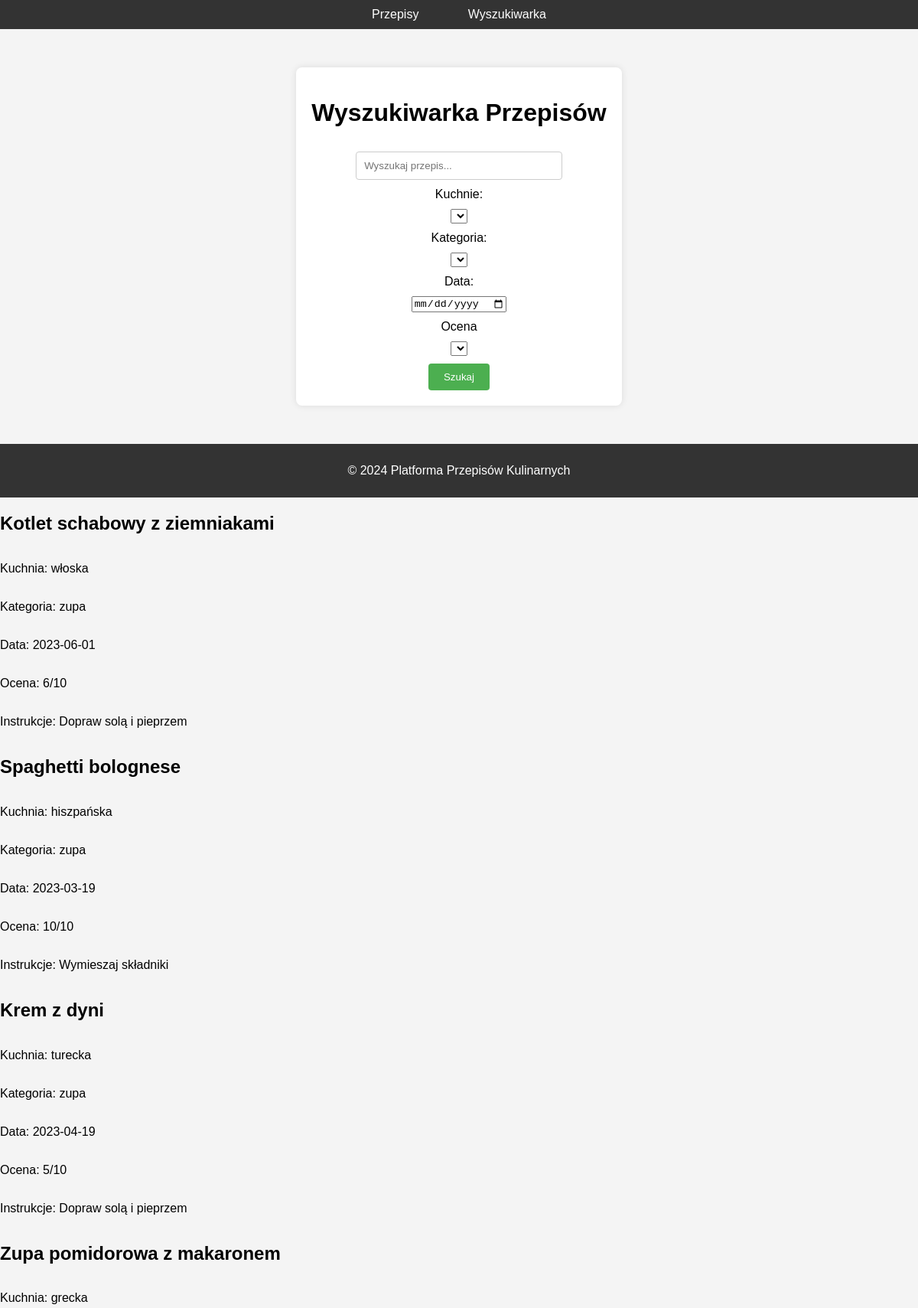
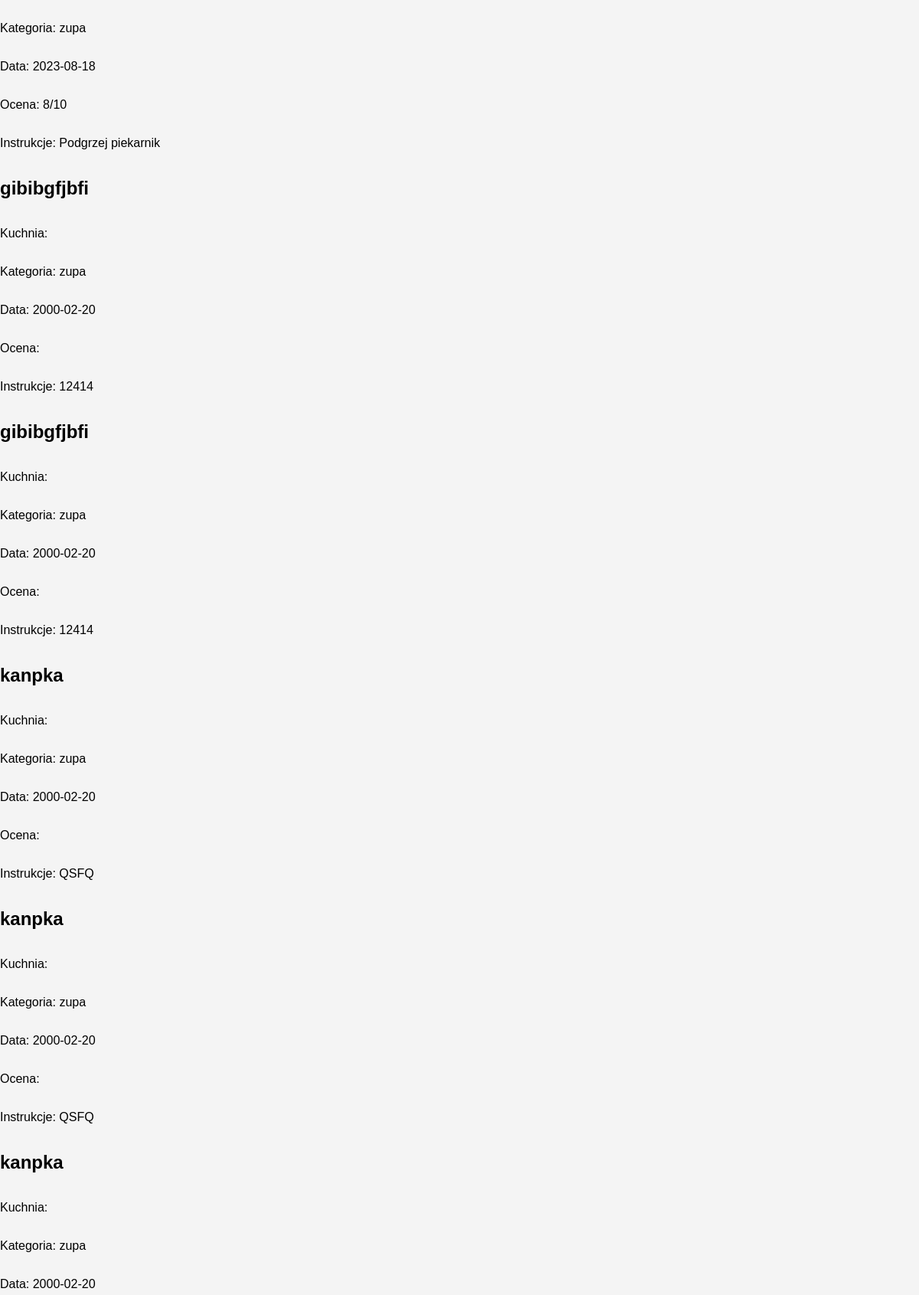
The app's page /platforma_kulinarna/kuchnia/wyszukiwarka.php?category=zupa (upper part) with its own data (2 pictures, top to bottom).
### tables this page shows
CREATE TABLE `kuchnia1` (
  `id` int(11) NOT NULL,
  `nazwa` varchar(36) DEFAULT NULL,
  `kategoria` varchar(12) DEFAULT NULL,
  `kuchnie` varchar(11) DEFAULT NULL,
  `data` date DEFAULT NULL,
  `ocena` varchar(5) DEFAULT NULL,
  `instrukcje` varchar(26) DEFAULT NULL
);

### platforma_kulinarna/kuchnia/wyszukiwarka.php (the view, shortened to what this page needs)
<!DOCTYPE html>
<html lang="en">
<head>
    <link rel="stylesheet" href="style1.css">
</head>
<header>
    <nav>
        <a href="strona1.html">Przepisy</a>
        <a href="wyszukiwarka.html">Wyszukiwarka</a>
    </nav>
</header>
<body>
    <div class="container">
        <h1>Wyszukiwarka Przepisów</h1>
        <form action="#" method="GET">
            <input type="text" name="search_query" placeholder="Wyszukaj przepis...">
            <br>
            <label for="Cuisines">Kuchnie:</label>
            <select id="Cuisines" name="Cuisines">
            </select>
            <label for="recipe-category">Kategoria:</label>
                <select id="recipe-category" name="category">
                </select>
            <br>
            <label for="date">Data:</label>
            <input type="date" id="date" name="date">
            <label for="rating">Ocena</label>
                <select id="rating" name="rating">
                </select>
            <br>
            <input type="submit" name="submit" value="Szukaj">
        </form>
    </div>
    <footer>
        <p>&copy; 2024 Platforma Przepisów Kulinarnych</p>
    </footer>
    <?php
    $servername = "localhost";
    $username = "root";
    $password = "";
    $dbname = "kuchnia1";
    $conn = new mysqli($servername, $username, $password, $dbname);
    $search_query = $_GET['search_query'] ?? '';
    $category = $_GET['category'] ?? '';
    $sql = "SELECT * FROM kuchnia1 WHERE nazwa LIKE '%$search_query%'";
    if (!empty($category)) {
        $sql .= " AND kategoria = '$category'";
    }
    $result = $conn->query($sql);
    if ($result->num_rows > 0) {
        while ($row = $result->fetch_assoc()) {
            echo "<h2>" . $row["nazwa"] . "</h2>";
            echo "<p>Kuchnia: " . $row["kuchnie"] . "</p>";
            echo "<p>Kategoria: " . $row["kategoria"] . "</p>";
            echo "<p>Data: " . $row["data"] . "</p>";
            echo "<p>Ocena: " . $row["ocena"] . "</p>";
            echo "<p>Instrukcje: " . $row["instrukcje"] . "</p>";
        }
    } else {
        echo "Brak wyników spełniających kryteria wyszukiwania.";
    }
    ?>
</body>
</html>

### platforma_kulinarna/kuchnia/style1.css (style rules this page uses)
body { font-family: Arial, sans-serif; margin: 0; padding: 0; background-color: #f4f4f4; display: flex; flex-direction: column; min-height: 100vh; }
header { background-color: #333; padding: 10px 0; }
header nav { text-align: center; }
header nav a { color: #fff; text-decoration: none; padding: 10px 20px; margin: 0 10px; }
.container { max-width: 600px; margin: 50px auto; background-color: #fff; padding: 20px; border-radius: 8px; box-shadow: 0 0 10px rgba(0, 0, 0, 0.1); }
h1 { text-align: center; }
form { text-align: center; }
input[type="text"] { width: 70%; padding: 10px; margin-top: 10px; border: 1px solid #ccc; border-radius: 4px; box-sizing: border-box; }
input[type="submit"] { background-color: #4CAF50; color: white; padding: 10px 20px; border: none; border-radius: 4px; cursor: pointer; margin-top: 10px; }
form label { display: block; margin-bottom: 10px; }
label { margin-top: 10px; }
footer { background-color: #333; color: white; text-align: center; padding: 10px; margin-top: auto; }

### records on screen
kuchnia1: nazwa "Kotlet schabowy z ziemniakami", kuchnie "włoska", kategoria "zupa", data "2023-06-01", ocena "6/10", instrukcje "Dopraw solą i pieprzem"
kuchnia1: nazwa "Spaghetti bolognese", kuchnie "hiszpańska", kategoria "zupa", data "2023-03-19", ocena "10/10", instrukcje "Wymieszaj składniki"
kuchnia1: nazwa "Krem z dyni", kuchnie "turecka", kategoria "zupa", data "2023-04-19", ocena "5/10", instrukcje "Dopraw solą i pieprzem"
kuchnia1: nazwa "Zupa pomidorowa z makaronem", kuchnie "grecka", kategoria "zupa", data "2023-08-18", ocena "8/10", instrukcje "Podgrzej piekarnik"
kuchnia1: nazwa "gibibgfjbfi", kategoria "zupa", data "2000-02-20", instrukcje "12414"
kuchnia1: nazwa "gibibgfjbfi", kategoria "zupa", data "2000-02-20", instrukcje "12414"
kuchnia1: nazwa "kanpka", kategoria "zupa", data "2000-02-20", instrukcje "QSFQ"
kuchnia1: nazwa "kanpka", kategoria "zupa", data "2000-02-20", instrukcje "QSFQ"
kuchnia1: nazwa "kanpka", kategoria "zupa", data "2000-02-20"
